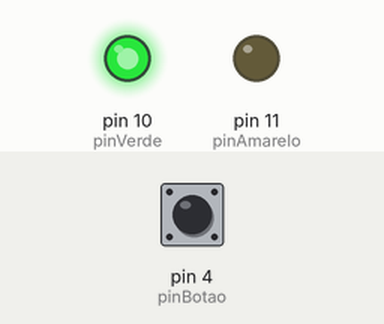
The sketch below on a simulated Arduino Uno, built with avr-gcc and run on an emulated ATmega328P. On the bench: output pins drawn as LEDs (lit = HIGH). Dashed ring = blinking. Inputs (shaded band) come from the test bench; at power-on: pin 4 (pinBotao) LOW.

Above: at 1.2 s.
1.3 s: pin 4 (pinBotao) pulled HIGH for 1 s
At 3.4 s:
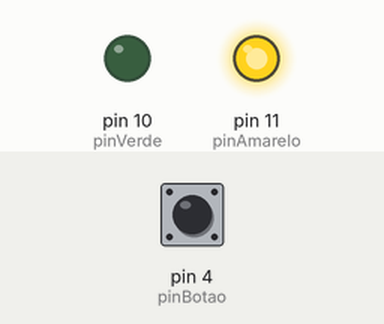
4.3 s: pin 4 (pinBotao) pulled HIGH for 0.15 s
At 5.0 s:
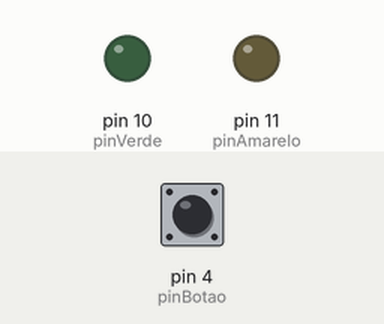
5.9 s: pin 4 (pinBotao) pulled HIGH for 3.2 s
At 6.07 s:
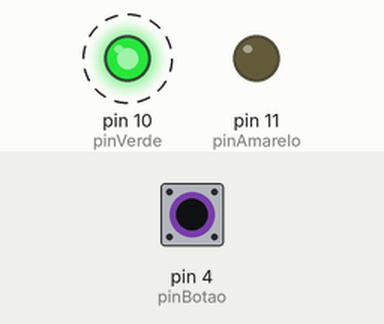
Timing chart, 0 to 10.5 s (numbered marks = the images above; inputs shaded):
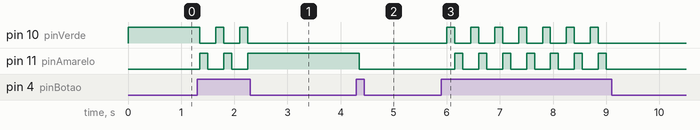

Measured:
- after the input at 1.3 s, pin 10 (pinVerde): alternates HIGH for 0.15 s and LOW for 0.30 s, 5 changes in all, then stays LOW, starting after 0.05 s; pin 11 (pinAmarelo): alternates HIGH for 0.15 s and LOW for 0.30 s, 5 changes in all, then stays HIGH, starting after 0.05 s
- after the input at 4.3 s, pin 11 (pinAmarelo): HIGH → LOW after 0.05 s
- after the input at 5.9 s, pin 10 (pinVerde): alternates HIGH for 0.15 s and LOW for 0.30 s, 14 changes in all, then stays LOW, starting after 0.10 s; pin 11 (pinAmarelo): alternates HIGH for 0.15 s and LOW for 0.30 s, 14 changes in all, then stays LOW, starting after 0.25 s

The sketch:

Semaforo.ino
```cpp
int pinVermelho = 12;
int pinAmarelo = 11;
int pinVerde = 10;
int pinBotao = 4;

int faseSemaforo;

int estadoBotao;

void setup() {
  // put your setup code here, to run once:

    pinMode(pinVerde, OUTPUT);
    pinMode(pinAmarelo, OUTPUT);
    pinMode(pinVerde, OUTPUT);
    pinMode(pinBotao, INPUT);

    faseSemaforo = 1;


}

void loop() {
  // put your main code here, to run repeatedly:

estadoBotao = digitalRead(pinBotao);

   if(estadoBotao == HIGH) {

   if(faseSemaforo < 3){
     faseSemaforo = faseSemaforo + 1;
   } else {
    faseSemaforo = 1;
   }

  }

  if(faseSemaforo == 1) {
    digitalWrite(pinVerde, HIGH);
    digitalWrite(pinAmarelo, LOW);
    digitalWrite(pinVermelho, LOW);
  }

  if(faseSemaforo == 2) {
    digitalWrite(pinVerde, LOW);
    digitalWrite(pinAmarelo, HIGH);
    digitalWrite(pinVermelho, LOW);
  }

  if(faseSemaforo == 3) {
    digitalWrite(pinVerde, LOW);
    digitalWrite(pinAmarelo, LOW);
    digitalWrite(pinVermelho, HIGH);
  }
  delay(150);
}
```
